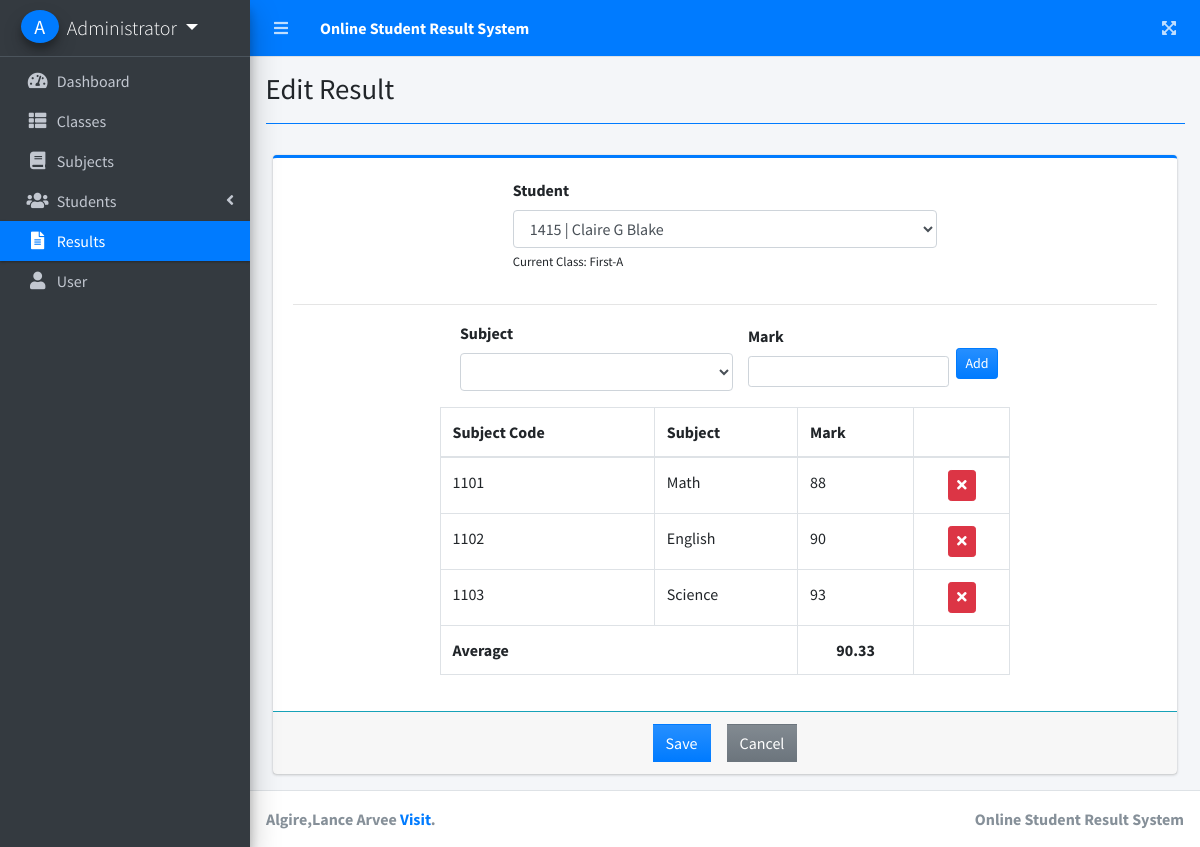
Page /index.php?page=edit_result&id=2 (signed in) on the committed database.
### tables this page shows
CREATE TABLE `result_items` (
  `id` int(30) NOT NULL,
  `result_id` int(30) NOT NULL,
  `subject_id` int(30) NOT NULL,
  `mark` float NOT NULL,
  `date_created` datetime NOT NULL DEFAULT current_timestamp()
);

CREATE TABLE `subjects` (
  `id` int(30) NOT NULL,
  `subject_code` varchar(50) NOT NULL,
  `subject` varchar(200) NOT NULL,
  `description` text NOT NULL,
  `date_created` datetime NOT NULL DEFAULT current_timestamp()
);

### edit_result.php (called while the page is built, shortened)
<?php
include 'db_connect.php';
include 'new_result.php';
?>

### new_result.php (the view, shortened to what this page needs)
<div class="col-lg-12">
	<div class="card card-outline card-primary">
		<div class="card-body">
			<form action="" id="manage-result">
        <div class="row justify-content-center">
          <div class="col-md-6">
            <div class="form-group">
                <label for="" class="control-label">Student</label>
                <select name="student_id" id="student_id" class="form-control select2 select2-sm" required>
                  <?php
                        $classes = $conn->query("SELECT s.*,concat(c.level,'-',c.section) as class,concat(firstname,' ',middlename,' ',lastname) as name FROM students s inner join classes c on c.id = s.class_id order by concat(firstname,' ',middlename,' ',lastname) asc ");
                        while($row = $classes->fetch_array()):
                  ?>
                        <option value="<?php echo $row['id'] ?>" data-class_id='<?php echo $row['class_id'] ?>'  data-class='<?php echo $row['class'] ?>' <?php echo isset($student_id) && $student_id == $row['id'] ? "selected" : '' ?>><?php echo $row['student_code'].' | '.ucwords($row['name']) ?></option>
                  <?php endwhile; ?>
                </select>
                <small id="class"><?php echo isset($class) ? "Current Class: ".$class : "" ?></small>
            </div>
          </div>
        </div>
        <hr>
        <div class="row">
          <div class="col-md-12">
            <div class="d-flex justify-content-center align-items-center">
            	<div class="form-group col-sm-4">
	                <label for="" class="control-label">Subject</label>
	                <select name="" id="subject_id" class="form-control select2 select2-sm input-sm">
	                  <option></option>
	                  <?php
	                        $classes = $conn->query("SELECT * FROM subjects order by subject asc ");
	                        while($row = $classes->fetch_array()):
	                  ?>
	                        <option value="<?php echo $row['id'] ?>" data-json='<?php echo json_encode($row) ?>'><?php echo $row['subject_code'].' | '.ucwords($row['subject']) ?></option>
	                  <?php endwhile; ?>
	                </select>
	            </div>
	            <div class="form-group col-sm-3">
	                <label for="" class="control-label">Mark</label>
	                <input type="text" class="form-control form-control-sm text-right number" id="mark" maxlength="6">
	            </div>
	            <button class="btn btn-sm btn-primary bg-gradient-primary" type="button" id="add_mark">Add</button>
            </div>
        </div>
    	<div class="col-md-8 offset-md-2">
            <table class="table table-bordered" id="mark-list">
            	<thead>
            		<tr>
            			<th>Subject Code</th>
            			<th>Subject</th>
            			<th>Mark</th>
            			<th></th>
            		</tr>
            	</thead>
            	<tbody>
            		<?php if(isset($id)): ?>
            		<?php
            			$items=$conn->query("SELECT r.*,s.subject_code,s.subject,s.id as sid FROM result_items r inner join subjects s on s.id = r.subject_id where result_id = $id order by s.subject_code asc");
            			while($row = $items->fetch_assoc()):
            		?>
            		<tr data-id="<?php echo $row['sid'] ?>">
            			<td><input type="hidden" name="subject_id[]" value="<?php echo $row['subject_id'] ?>"><?php echo $row['subject_code'] ?></td>
            			<td><?php echo ucwords($row['subject']) ?></td>
            			<td><input type="hidden" name="mark[]" value="<?php echo $row['mark'] ?>"><?php echo $row['mark'] ?></td>
            			<td class="text-center"><button class="btn btn-sm btn-danger" type="button" onclick="$(this).closest('tr').remove() && calc_ave()"><i class="fa fa-times"></i></button></td>
            		</tr>
            		<?php endwhile; ?>
            		<?php endif; ?>
            	</tbody>
            	<tfoot>
            		<tr>
            			<th colspan="2">Average</th>
            			<th id="average" class="text-center"></th>
            			<th></th>
            		</tr>
            	</tfoot>
            </table>
          </div>
        </div>
      </form>
  	</div>
  	<div class="card-footer border-top border-info">
  		<div class="d-flex w-100 justify-content-center align-items-center">
  			<button class="btn btn-flat  bg-gradient-primary mx-2" form="manage-result">Save</button>
  			<a class="btn btn-flat bg-gradient-secondary mx-2" href="./index.php?page=results">Cancel</a>
  		</div>
  	</div>
	</div>
</div>

### rows in the picture
result_items: subject.subject_code "1101", subject.subject "Math", mark "88"
result_items: subject.subject_code "1102", subject.subject "English", mark "90"
result_items: subject.subject_code "1103", subject.subject "Science", mark "93"

### other values in the picture
$_SESSION['system']['name'] "Online Student Result System"
$_SESSION['login_firstname'].' '.$_SESSION['login_lastname'] "Administrator"
$title "Edit Result"
$class "First-A"
form field student_id "1415 | Claire G Blake"
